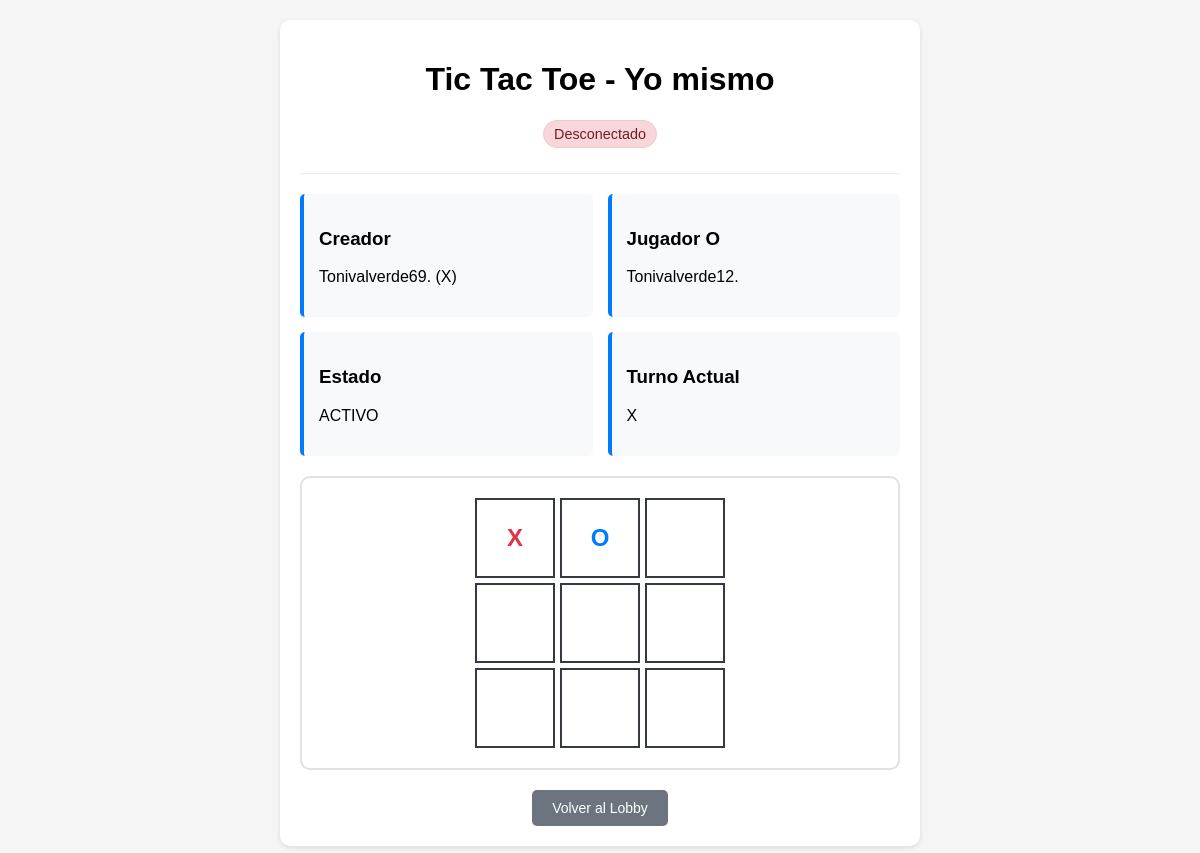
Screenshot of /games/juego/Yo mismo/ (signed in) with the database file from the repository.
### games/models.py (models this page shows, shortened)
class Juego(models.Model):
    ESTADOS_JUEGO = [
        ('ACTIVO', 'Activo'),
        ('X_GANO', 'X Gano'),
        ('O_GANO', 'O Gano'),
        ('EMPATE', 'Empate'),
    ]
    nombre_sala = models.CharField(max_length=100, unique=True)
    propietario = models.ForeignKey(User, on_delete=models.CASCADE, related_name='juegos_como_x')
    jugador_o = models.ForeignKey(User, on_delete=models.CASCADE, null=True, blank=True, related_name='juegos_como_o')
    tablero = models.CharField(max_length=9, default=' ' * 9)
    jugador_actual = models.CharField(max_length=1, default='X')
    estado_juego = models.CharField(max_length=10, choices=ESTADOS_JUEGO, default='ACTIVO')
    def obtener_tablero_array(self):
        tablero_str = self.tablero
        return [
            [tablero_str[0], tablero_str[1], tablero_str[2]],
            [tablero_str[3], tablero_str[4], tablero_str[5]],
            [tablero_str[6], tablero_str[7], tablero_str[8]]
        ]

### games/views.py (the view, shortened to what this page needs)
# urls.py: path('juego/<str:nombre_sala>/', views.detalle_juego, name='detalle_juego'),
@login_required
def detalle_juego(request, nombre_sala):
    juego = get_object_or_404(Juego, nombre_sala=nombre_sala)
    es_jugador_x = request.user == juego.propietario
    es_jugador_o = juego.jugador_o and request.user == juego.jugador_o
    es_jugador_en_partida = es_jugador_x or es_jugador_o
    if es_jugador_x and juego.jugador_actual == 'X':
        es_turno_actual = True
    elif es_jugador_o and juego.jugador_actual == 'O':
        es_turno_actual = True
    else:
        es_turno_actual = False
    tablero_array = juego.obtener_tablero_array()
    puede_unirse = (
        not es_jugador_en_partida and
        not juego.jugador_o and
        juego.estado_juego == 'ACTIVO'
    )
    puede_jugar = (
        es_jugador_en_partida and
        es_turno_actual and
        juego.estado_juego == 'ACTIVO'
    )
    return render(request, 'games/detalle_juego.html', {
        'juego': juego,
        'tablero_array': tablero_array,
        'es_jugador_x': es_jugador_x,
        'es_jugador_o': es_jugador_o,
        'es_jugador_en_partida': es_jugador_en_partida,
        'es_turno_actual': es_turno_actual,
        'puede_jugar': puede_jugar,
        'puede_unirse': puede_unirse,
        'user': request.user
    })

### games/templates/games/detalle_juego.html (shortened to what this page needs)
<!DOCTYPE html>
<html lang="es">
<head>
</head>
<body>
    <div class="contenedor">
        <div class="header">
            <h1>Tic Tac Toe - {{ juego.nombre_sala }}</h1>
            <div id="conexion-status" class="estado-conexion desconectado">
            </div>
        </div>
        <div class="info-juego">
            <div class="info-caja">
                <h3>Creador</h3>
                <p id="propietario">{{ juego.propietario.username }} (X)</p>
            </div>
            <div class="info-caja">
                <h3>Jugador O</h3>
                <p id="jugador-o">
                    {% if juego.jugador_o %}
                        {{ juego.jugador_o.username }}
                    {% else %}
                        Esperando...
                    {% endif %}
                </p>
            </div>
            <div class="info-caja">
                <h3>Estado</h3>
                <p id="estado-juego">{{ juego.estado_juego }}</p>
            </div>
            <div class="info-caja">
                <h3>Turno Actual</h3>
                <p id="turno-actual">{{ juego.jugador_actual }}</p>
            </div>
        </div>
        <div class="tablero-contenedor">
            <div class="tablero" id="tablero-juego">
                {% for fila in tablero_array %}
                    {% for casilla in fila %}
                        <button type="button"
                                class="casilla {% if casilla == 'X' %}x{% elif casilla == 'O' %}o{% endif %}"
                                data-fila="{{ forloop.parentloop.counter0 }}"
                                data-columna="{{ forloop.counter0 }}">
                            {% if casilla == 'X' %}X{% elif casilla == 'O' %}O{% endif %}
                        </button>
                    {% endfor %}
                {% endfor %}
            </div>
        </div>
        <div class="botones">
            <a href="{% url 'games:lista_juegos' %}" class="boton boton-secundario">
                Volver al Lobby
            </a>
        </div>
    </div>
</body>
</html>

### games/templates/games/detalle_juego.html (style rules this page uses)
body { font-family: Arial, sans-serif; margin: 0; padding: 20px; background-color: #f5f5f5; }
.contenedor { max-width: 600px; margin: 0 auto; background: white; padding: 20px; border-radius: 10px; box-shadow: 0 2px 5px rgba(0,0,0,0.1); }
.header { text-align: center; margin-bottom: 20px; border-bottom: 1px solid #eee; padding-bottom: 15px; }
.estado-conexion { display: inline-block; padding: 5px 10px; border-radius: 15px; font-size: 0.9em; margin-bottom: 10px; }
.desconectado { background: #f8d7da; color: #721c24; border: 1px solid #f5c6cb; }
.info-juego { display: grid; grid-template-columns: 1fr 1fr; gap: 15px; margin-bottom: 20px; }
.info-caja { background: #f8f9fa; padding: 15px; border-radius: 5px; border-left: 4px solid #007bff; }
.tablero-contenedor { background: white; padding: 20px; border-radius: 10px; border: 2px solid #dee2e6; margin-bottom: 20px; }
.tablero { display: grid; grid-template-columns: repeat(3, 80px); grid-template-rows: repeat(3, 80px); gap: 5px; margin: 0 auto; width: 250px; }
.casilla { width: 80px; height: 80px; border: 2px solid #343a40; display: flex; align-items: center; justify-content: center; font-size: 24px; cursor: pointer; background: white; font-weight: bold; transition: background-color 0.2s; }
.casilla.x { color: #dc3545; }
.casilla.o { color: #007bff; }
.botones { display: flex; gap: 10px; justify-content: center; margin-top: 20px; }
.boton { padding: 10px 20px; border: none; border-radius: 5px; cursor: pointer; text-decoration: none; font-size: 14px; color: white; transition: opacity 0.2s; }
.boton-secundario { background: #6c757d; }

### rows the page displays
Juego: nombre_sala "Yo mismo", propietario.username "Tonivalverde69.", jugador_o.username "Tonivalverde12.", estado_juego "ACTIVO", jugador_actual "X"
